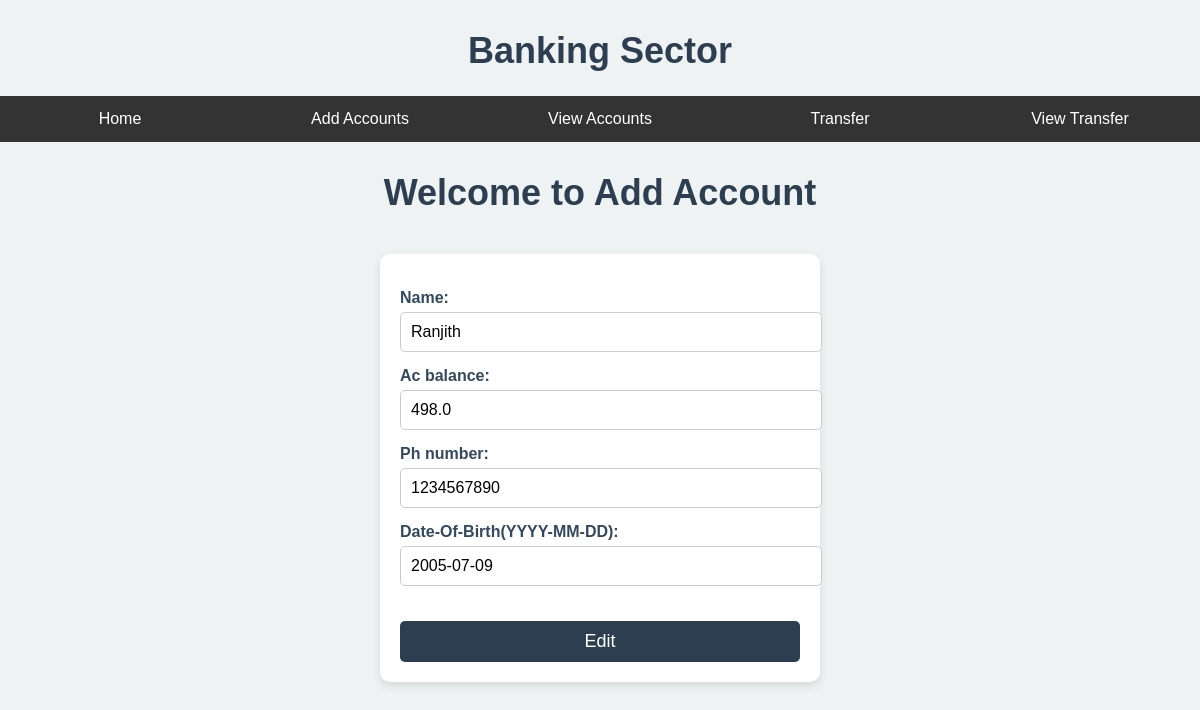
Screenshot of /Account/edit_account/2 with the database file from the repository.
### Banking_app/models.py (models this page shows, shortened)
class Accounts(models.Model):
    name = models.CharField(max_length=100, null=True)
    account_no = models.CharField(max_length=100, default=gen_ac_no, unique=True, editable=False)
    ac_balance = models.FloatField(default=1000)
    ph_number = models.CharField(max_length=10,validators=[RegexValidator(r'^\d{10}$', 'Phone number must be 10 digits numbers.')])
    date_of_birth = models.DateField('Date-Of-Birth(YYYY-MM-DD)')
    create_date = models.DateField(auto_now_add=True)

### Banking_app/views.py (the view)
# urls.py: path('edit_account/<int:id>',edit_account,name='edit_account'),
def edit_account(request,id):
    edit = Accounts.objects.get(id=id)
    if request.method == 'POST':
        form = Account_form(request.POST, instance=edit)
        if form.is_valid():
            form.save()
            return redirect('view_ac')
    else:
        form = Account_form(instance=edit)
    return render(request, 'edit.html', {'form':form})

### Banking_app/forms.py
class Account_form(forms.ModelForm):
    class Meta:
        model = Accounts
        fields = '__all__'

### front_end/templates/edit.html (shortened to what this page needs)
{% extends "base.html" %}
{% block content %}
<h1> Welcome to Add Account </h1>
<form method='POST'>
    {{form.as_p}}
    <button type="submit">Edit</button>
</form>
{% endblock %}

### front_end/static/styles.css (style rules this page uses)
body { font-family: Arial, sans-serif; margin: 0; padding: 0; background-color: #f4f4f4; }
body { font-family: Arial, sans-serif; background-color: #eef2f3; margin: 0; padding: 0; }
h1 { text-align: center; color: #2c3e50; margin-top: 30px; font-size: 36px; }
form { max-width: 400px; margin: 40px auto; padding: 20px; background-color: #ffffff; box-shadow: 0 4px 8px rgba(0, 0, 0, 0.1); border-radius: 10px; }
form p { margin: 15px 0; }
form label { font-weight: bold; color: #34495e; }
form input, form select, form textarea { width: 100%; padding: 10px; margin-top: 5px; border: 1px solid #ccc; border-radius: 5px; font-size: 16px; }
button[type='submit'] { width: 100%; padding: 10px; background-color: #2c3e50; color: white; border: none; border-radius: 5px; font-size: 18px; cursor: pointer; margin-top: 20px; transition: background-color 0.3s ease; }

### rows the page displays
Accounts: name "Ranjith", ac_balance "498.0", ph_number "1234567890", date_of_birth "2005-07-09"
